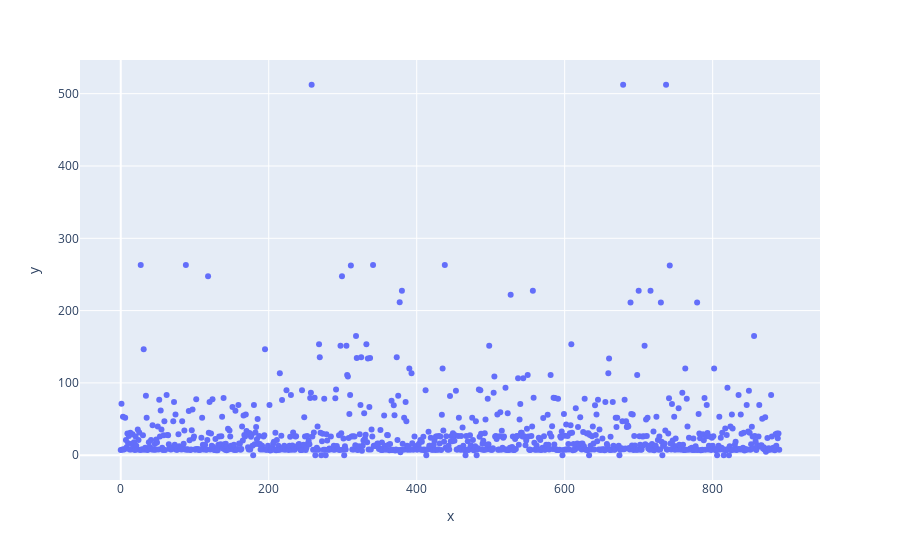

Write notebook code for a chart like this one.
### Code cell
fig = px.scatter(x=train.index, y=train["Fare"])
fig.show()

### Figure 1 — Plotly figure (JSON) as saved in the notebook; plotly's stock layout.template omitted (floating-point values rounded to 4 significant figures; data arrays with more than 128 entries replaced by an {"elided": "..."} marker saying what was removed)
{"data": [{"hovertemplate": "x=%{x}<br>y=%{y}<extra></extra>", "legendgroup": "", "marker": {"color": "#636efa", "symbol": "circle"}, "mode": "markers", "name": "", "orientation": "v", "showlegend": false, "type": "scatter", "x": {"elided": "889 int values"}, "xaxis": "x", "y": {"elided": "889 float values"}, "yaxis": "y"}], "layout": {"legend": {"tracegroupgap": 0}, "margin": {"t": 60}, "xaxis": {"anchor": "y", "domain": [0, 1], "title": {"text": "x"}}, "yaxis": {"anchor": "x", "domain": [0, 1], "title": {"text": "y"}}}}
